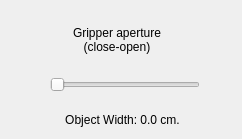
                   <widget class="QWidget" name="tab_2">
                    <attribute name="title">
                     <string>Gripper</string>
                    </attribute>
                    <widget class="QLabel" name="label_18">
                     <property name="geometry">
                      <rect>
                       <x>40</x>
                       <y>20</y>
                       <width>154</width>
                       <height>39</height>
                      </rect>
                     </property>
                     <property name="text">
                      <string>Gripper aperture
(close-open)</string>
                     </property>
                     <property name="alignment">
                      <set>Qt::AlignCenter</set>
                     </property>
                    </widget>
                    <widget class="QSlider" name="gripperOpeningSlider">
                     <property name="geometry">
                      <rect>
                       <x>50</x>
                       <y>70</y>
                       <width>150</width>
                       <height>29</height>
                      </rect>
                     </property>
                     <property name="sizePolicy">
                      <sizepolicy hsizetype="Fixed" vsizetype="Fixed">
                       <horstretch>0</horstretch>
                       <verstretch>0</verstretch>
                      </sizepolicy>
                     </property>
                     <property name="minimumSize">
                      <size>
                       <width>150</width>
                       <height>0</height>
                      </size>
                     </property>
                     <property name="maximumSize">
                      <size>
                       <width>150</width>
                       <height>16777215</height>
                      </size>
                     </property>
                     <property name="orientation">
                      <enum>Qt::Horizontal</enum>
                     </property>
                    </widget>
                    <widget class="QLabel" name="label_6">
                     <property name="geometry">
                      <rect>
                       <x>12</x>
                       <y>110</y>
                       <width>221</width>
                       <height>20</height>
                      </rect>
                     </property>
                     <property name="text">
                      <string>Object Width: 0.0 cm.</string>
                     </property>
                     <property name="alignment">
                      <set>Qt::AlignCenter</set>
                     </property>
                    </widget>
                   </widget>
